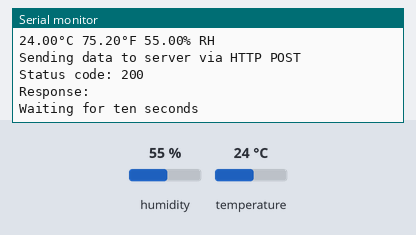
A sketch run on a simulated Arduino MKR. Shown: the last lines printed to the serial monitor. The inputs (shaded band) are chosen by the test bench; at power-on: humidity 55 %, temperature 24 °C. WiFi joins after 1.5 s; servers stay silent unless stated; uploads are accepted with an empty reply.

Above: at 5.7 s.
5.8 s: humidity set to 22 %
13.4 s: temperature set to 12 °C
At 14.94 s:
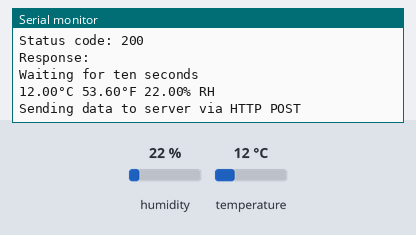
21.0 s: humidity set to 40 %
At 25.18 s:
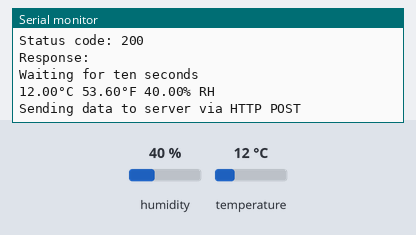

The sketch:

HttpClient.ino
```cpp
#include <WiFiNINA.h>
#include <ArduinoHttpClient.h>
#include <Wire.h>
#include "Adafruit_SHT31.h"

#include "config.h"

Adafruit_SHT31 sht31 = Adafruit_SHT31();

// Use WiFiClient for HTTP, WiFiSSLClient for HTTPS
WiFiClient wifi;
//WiFiSSLClient wifi;
HttpClient client = HttpClient(wifi, SERVER_ADDRESS, SERVER_PORT);

int wifi_status = WL_IDLE_STATUS;

void setup() {
  Serial.begin(9600);

  // wait for a serial connection
  while (!Serial);

  // initialize the SHT31 sensor
  if (! sht31.begin(SHT31_DEFAULT_ADDR)) {
    Serial.println("Couldn't find SHT31");
    while (1) { delay(1); }       // wait forever
  }

  connectWiFi();
}

void loop() {

  // read the sensor values
  float temperatureC = sht31.readTemperature();
  float temperatureF = temperatureC * 1.8 + 32;
  float humidity    = sht31.readHumidity();

  // print the values for debugging
  Serial.print(temperatureC);
  Serial.print("°C ");
  Serial.print(temperatureF);
  Serial.print("°F ");
  Serial.print(humidity);
  Serial.println("% RH");

  Serial.println("Sending data to server via HTTP POST");
  String contentType = "application/x-www-form-urlencoded";
  String postData = "temperature=" + String(temperatureF);
  postData += "&humidity=" + String(humidity);
  postData += "&device=" + String(DEVICE_ID);

  client.post("/", contentType, postData);

  // read the status code and body of the response
  int statusCode = client.responseStatusCode();
  String response = client.responseBody();

  Serial.print("Status code: ");
  Serial.println(statusCode);
  Serial.print("Response: ");
  Serial.println(response);

  Serial.println("Waiting for ten seconds\n");
  delay(10000);
}

void connectWiFi() {

  Serial.print("WiFi firmware version ");
  Serial.println(WiFi.firmwareVersion());

  // attempt to connect to WiFi network
  while (wifi_status != WL_CONNECTED) {
    Serial.print("Attempting to connect to SSID: ");
    Serial.println(WIFI_SSID);
    wifi_status = WiFi.begin(WIFI_SSID, WIFI_PASSWORD);

    // wait 3 seconds for connection
    delay(3000);
  }
  Serial.println("Connected to WiFi");
  printWiFiStatus();

}

void printWiFiStatus() {
  // print your WiFi IP address:
  IPAddress ip = WiFi.localIP();
  Serial.print("IP Address: ");
  Serial.println(ip);
}
```

config.h
```cpp
const char WIFI_SSID[] = "devicenet";
const char WIFI_PASSWORD[] = "random-token";

//const char SERVER_ADDRESS[] = "192.168.86.32";
//const int  SERVER_PORT      = 3000;
const char SERVER_ADDRESS[] = "iot-data.glitch.me";
const int  SERVER_PORT      = 443;

const char DEVICE_ID[]      = "device_01";
```

Measured:
- after the input at 13.4 s, the serial monitor: prints a new line after 1.4 s (image 1)
- after the input at 21.0 s, the serial monitor: prints a new line after 4.0 s (image 2)
